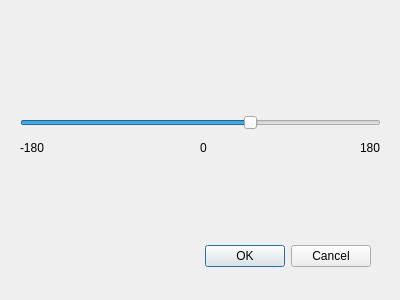
<?xml version="1.0" encoding="UTF-8"?>
<ui version="4.0">
 <class>RotateShapeDialog</class>
 <widget class="QDialog" name="RotateShapeDialog">
  <property name="geometry">
   <rect>
    <x>0</x>
    <y>0</y>
    <width>400</width>
    <height>300</height>
   </rect>
  </property>
  <property name="windowTitle">
   <string>Dialog</string>
  </property>
  <widget class="QDialogButtonBox" name="buttonBox">
   <property name="geometry">
    <rect>
     <x>30</x>
     <y>240</y>
     <width>341</width>
     <height>32</height>
    </rect>
   </property>
   <property name="orientation">
    <enum>Qt::Horizontal</enum>
   </property>
   <property name="standardButtons">
    <set>QDialogButtonBox::Cancel|QDialogButtonBox::Ok</set>
   </property>
  </widget>
  <widget class="QSlider" name="horizontalSlider">
   <property name="geometry">
    <rect>
     <x>20</x>
     <y>110</y>
     <width>361</width>
     <height>25</height>
    </rect>
   </property>
   <property name="minimum">
    <number>-180</number>
   </property>
   <property name="singleStep">
    <number>30</number>
   </property>
   <property name="value">
    <number>0</number>
   </property>
   <property name="orientation">
    <enum>Qt::Horizontal</enum>
   </property>
  </widget>
  <widget class="QLabel" name="label">
   <property name="geometry">
    <rect>
     <x>20</x>
     <y>140</y>
     <width>31</width>
     <height>16</height>
    </rect>
   </property>
   <property name="text">
    <string>-180</string>
   </property>
  </widget>
  <widget class="QLabel" name="label_2">
   <property name="geometry">
    <rect>
     <x>200</x>
     <y>140</y>
     <width>16</width>
     <height>16</height>
    </rect>
   </property>
   <property name="text">
    <string>0</string>
   </property>
  </widget>
  <widget class="QLabel" name="label_3">
   <property name="geometry">
    <rect>
     <x>360</x>
     <y>140</y>
     <width>21</width>
     <height>16</height>
    </rect>
   </property>
   <property name="text">
    <string>180</string>
   </property>
  </widget>
 </widget>
 <resources/>
 <connections>
  <connection>
   <sender>buttonBox</sender>
   <signal>accepted()</signal>
   <receiver>RotateShapeDialog</receiver>
   <slot>accept()</slot>
   <hints>
    <hint type="sourcelabel">
     <x>248</x>
     <y>254</y>
    </hint>
    <hint type="destinationlabel">
     <x>157</x>
     <y>274</y>
    </hint>
   </hints>
  </connection>
  <connection>
   <sender>buttonBox</sender>
   <signal>rejected()</signal>
   <receiver>RotateShapeDialog</receiver>
   <slot>reject()</slot>
   <hints>
    <hint type="sourcelabel">
     <x>316</x>
     <y>260</y>
    </hint>
    <hint type="destinationlabel">
     <x>286</x>
     <y>274</y>
    </hint>
   </hints>
  </connection>
 </connections>
</ui>
